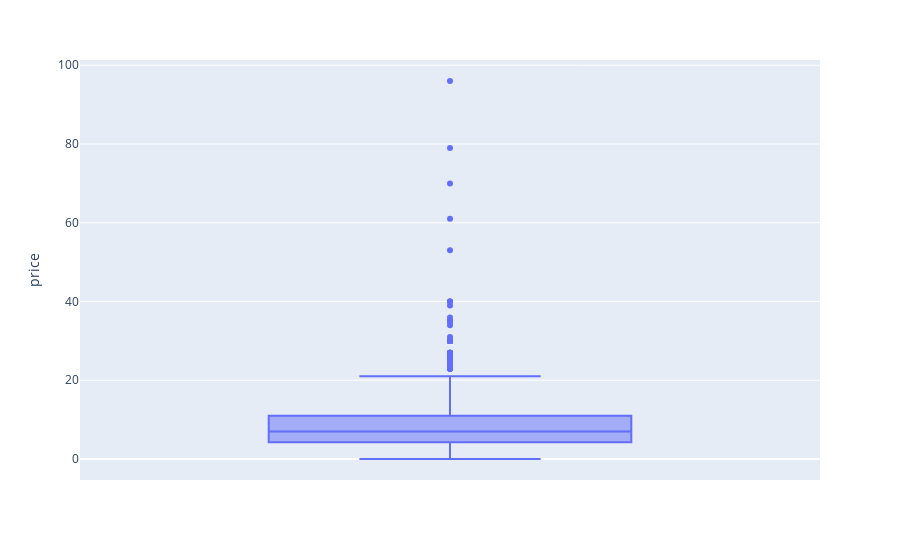

The code cell stored with this chart in its notebook:
### Code cell
fig = px.box(data, y="price")
fig.show()

### Figure 1 — Plotly figure (JSON) as saved in the notebook; plotly's stock layout.template omitted (floating-point values rounded to 4 significant figures; data arrays with more than 128 entries replaced by an {"elided": "..."} marker saying what was removed)
{"data": [{"alignmentgroup": "True", "hovertemplate": "price=%{y}<extra></extra>", "legendgroup": "", "marker": {"color": "#636efa"}, "name": "", "notched": false, "offsetgroup": "", "orientation": "v", "showlegend": false, "type": "box", "x0": " ", "xaxis": "x", "y": {"elided": "2000 float values"}, "y0": " ", "yaxis": "y"}], "layout": {"boxmode": "group", "legend": {"tracegroupgap": 0}, "margin": {"t": 60}, "xaxis": {"anchor": "y", "domain": [0, 1]}, "yaxis": {"anchor": "x", "domain": [0, 1], "title": {"text": "price"}}}}
